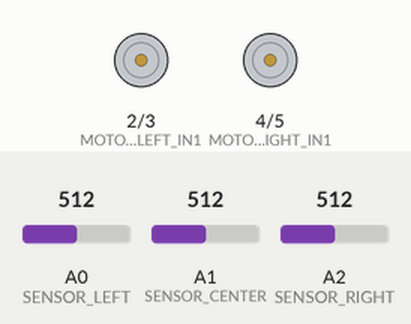
Simulated run of this sketch. Board: Arduino Uno, built with avr-gcc and run on an emulated ATmega328P. Shown: motor-driver pin pairs drawn as motors (green arrow = first pin HIGH = forward, orange = second pin HIGH = backward, longer = more drive). The test bench sets the inputs (shaded band); at power-on: A0 (SENSOR_LEFT) = 512, A1 (SENSOR_CENTER) = 512, A2 (SENSOR_RIGHT) = 512.

Above: at 1.2 s.
1.3 s: A0 (SENSOR_LEFT) set to 489
At 2.5 s:
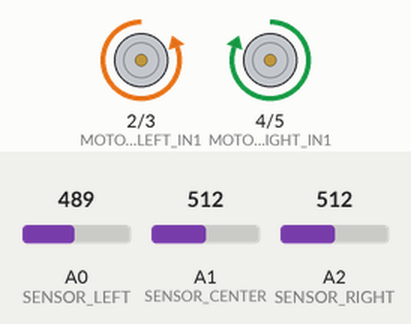
2.8 s: A1 (SENSOR_CENTER) set to 485
At 4.0 s:
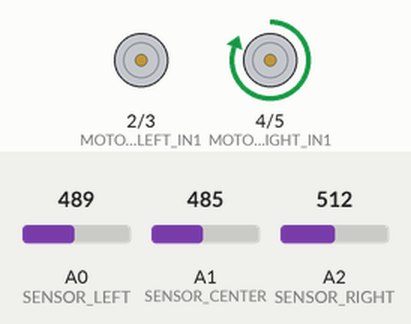
4.3 s: A0 (SENSOR_LEFT) set to 510
At 5.4 s:
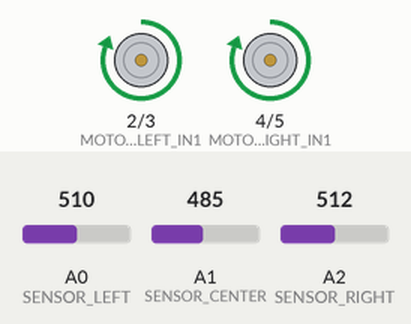
5.8 s: A0 (SENSOR_LEFT) set to 490
At 6.7 s:
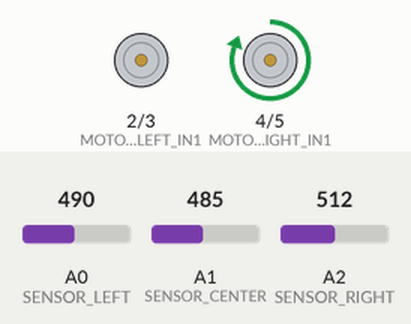
7.3 s: A0 (SENSOR_LEFT) set to 511
At 8.0 s:
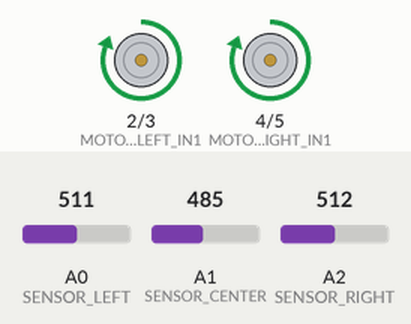
Timing chart, 0 to 9.8 s (numbered marks = the images above; inputs shaded):
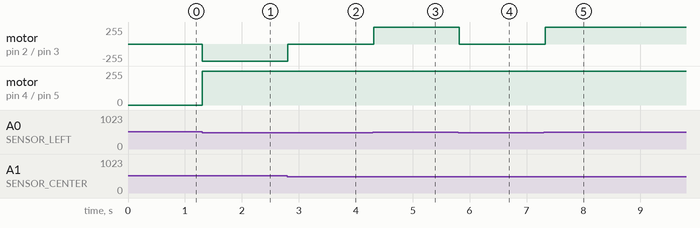

Measured:
- the behaviour switches between 500 and 499 on A0 (SENSOR_LEFT) (found by bisection; images 0 and 1)
- the behaviour switches between 500 and 499 on A1 (SENSOR_CENTER) (found by bisection; images 1 and 2)
- after the input at 1.3 s, motor on pin 2 (MOTOR_LEFT_IN1) / pin 3 (MOTOR_LEFT_IN2): stopped → backward 255/255 at once; motor on pin 4 (MOTOR_RIGHT_IN1) / pin 5 (MOTOR_RIGHT_IN2): stopped → forward 255/255 at once
- after the input at 2.8 s, motor on pin 2 (MOTOR_LEFT_IN1) / pin 3 (MOTOR_LEFT_IN2): backward 255/255 → stopped at once
- after the input at 4.3 s, motor on pin 2 (MOTOR_LEFT_IN1) / pin 3 (MOTOR_LEFT_IN2): stopped → forward 255/255 at once
- after the input at 5.8 s, motor on pin 2 (MOTOR_LEFT_IN1) / pin 3 (MOTOR_LEFT_IN2): forward 255/255 → stopped at once
- after the input at 7.3 s, motor on pin 2 (MOTOR_LEFT_IN1) / pin 3 (MOTOR_LEFT_IN2): stopped → forward 255/255 at once

The sketch:

LINE_FOLLOWER.ino
```cpp
 // Define pins for IR sensors
const int SENSOR_LEFT = A0;
const int SENSOR_CENTER = A1;
const int SENSOR_RIGHT = A2;

// Define pins for motor control
const int MOTOR_LEFT_IN1 = 2;
const int MOTOR_LEFT_IN2 = 3;
const int MOTOR_RIGHT_IN1 = 4;
const int MOTOR_RIGHT_IN2 = 5;

// Define threshold for sensor readings
const int THRESHOLD = 500;

void setup() {
  // Initialize motor control pins as outputs
  pinMode(MOTOR_LEFT_IN1, OUTPUT);
  pinMode(MOTOR_LEFT_IN2, OUTPUT);
  pinMode(MOTOR_RIGHT_IN1, OUTPUT);
  pinMode(MOTOR_RIGHT_IN2, OUTPUT);

  // Initialize sensor pins as inputs
  pinMode(SENSOR_LEFT, INPUT);
  pinMode(SENSOR_CENTER, INPUT);
  pinMode(SENSOR_RIGHT, INPUT);
}

void loop() {
  // Read sensor values
  int leftSensor = analogRead(SENSOR_LEFT);
  int centerSensor = analogRead(SENSOR_CENTER);
  int rightSensor = analogRead(SENSOR_RIGHT);

  // Make decisions based on sensor readings
  if (leftSensor < THRESHOLD && centerSensor < THRESHOLD && rightSensor < THRESHOLD) {
    // All sensors off the line - Stop
    stopMotors();
  } else if (leftSensor > THRESHOLD && centerSensor < THRESHOLD && rightSensor > THRESHOLD) {
    // On the line - Go forward
    moveForward();
  } else if (leftSensor < THRESHOLD && centerSensor > THRESHOLD && rightSensor < THRESHOLD) {
    // Turn right
    turnRight();
  } else if (leftSensor > THRESHOLD && centerSensor > THRESHOLD && rightSensor < THRESHOLD) {
    // Slight right adjustment
    slightRight();
  } else if (leftSensor < THRESHOLD && centerSensor > THRESHOLD && rightSensor > THRESHOLD) {
    // Turn left
    turnLeft();
  } else if (leftSensor < THRESHOLD && centerSensor < THRESHOLD && rightSensor > THRESHOLD) {
    // Slight left adjustment
    slightLeft();
  }

  // Adjust the delay time as needed
  delay(100);
}

// Function to stop both motors
void stopMotors() {
  digitalWrite(MOTOR_LEFT_IN1, LOW);
  digitalWrite(MOTOR_LEFT_IN2, LOW);
  digitalWrite(MOTOR_RIGHT_IN1, LOW);
  digitalWrite(MOTOR_RIGHT_IN2, LOW);
}

// Function to move forward
void moveForward() {
  digitalWrite(MOTOR_LEFT_IN1, HIGH);
  digitalWrite(MOTOR_LEFT_IN2, LOW);
  digitalWrite(MOTOR_RIGHT_IN1, HIGH);
  digitalWrite(MOTOR_RIGHT_IN2, LOW);
}

// Function to turn left
void turnLeft() {
  digitalWrite(MOTOR_LEFT_IN1, LOW);
  digitalWrite(MOTOR_LEFT_IN2, HIGH);
  digitalWrite(MOTOR_RIGHT_IN1, HIGH);
  digitalWrite(MOTOR_RIGHT_IN2, LOW);
}

// Function to turn right
void turnRight() {
  digitalWrite(MOTOR_LEFT_IN1, HIGH);
  digitalWrite(MOTOR_LEFT_IN2, LOW);
  digitalWrite(MOTOR_RIGHT_IN1, LOW);
  digitalWrite(MOTOR_RIGHT_IN2, HIGH);
}

// Function for a slight left adjustment
void slightLeft() {
  digitalWrite(MOTOR_LEFT_IN1, LOW);
  digitalWrite(MOTOR_LEFT_IN2, LOW);
  digitalWrite(MOTOR_RIGHT_IN1, HIGH);
  digitalWrite(MOTOR_RIGHT_IN2, LOW);
}

// Function for a slight right adjustment
void slightRight() {
  digitalWrite(MOTOR_LEFT_IN1, HIGH);
  digitalWrite(MOTOR_LEFT_IN2, LOW);
  digitalWrite(MOTOR_RIGHT_IN1, LOW);
  digitalWrite(MOTOR_RIGHT_IN2, LOW);
}
```
